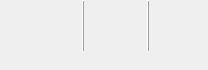
<?xml version="1.0" encoding="UTF-8"?>
<ui version="4.0">
 <class>DefaultToolArrangeWidget</class>
 <widget class="QWidget" name="DefaultToolArrangeWidget">
  <property name="geometry">
   <rect>
    <x>0</x>
    <y>0</y>
    <width>208</width>
    <height>70</height>
   </rect>
  </property>
  <property name="sizePolicy">
   <sizepolicy hsizetype="Preferred" vsizetype="Fixed">
    <horstretch>0</horstretch>
    <verstretch>0</verstretch>
   </sizepolicy>
  </property>
  <layout class="QGridLayout" name="gridLayout_4">
   <property name="margin">
    <number>0</number>
   </property>
   <item row="0" column="0">
    <layout class="QGridLayout" name="gridLayout">
     <property name="horizontalSpacing">
      <number>2</number>
     </property>
     <item row="0" column="0">
      <widget class="QToolButton" name="leftAlign">
       <property name="text">
        <string/>
       </property>
       <property name="autoRaise"><bool>true</bool></property>
      </widget>
     </item>
     <item row="0" column="1">
      <widget class="QToolButton" name="hCenterAlign">
       <property name="text">
        <string/>
       </property>
       <property name="autoRaise"><bool>true</bool></property>
      </widget>
     </item>
     <item row="0" column="2">
      <widget class="QToolButton" name="rightAlign">
       <property name="text">
        <string/>
       </property>
       <property name="autoRaise"><bool>true</bool></property>
      </widget>
     </item>
     <item row="1" column="0">
      <widget class="QToolButton" name="topAlign">
       <property name="text">
        <string/>
       </property>
       <property name="autoRaise"><bool>true</bool></property>
      </widget>
     </item>
     <item row="1" column="1">
      <widget class="QToolButton" name="vCenterAlign">
       <property name="text">
        <string/>
       </property>
       <property name="autoRaise"><bool>true</bool></property>
      </widget>
     </item>
     <item row="1" column="2">
      <widget class="QToolButton" name="bottomAlign">
       <property name="text">
        <string/>
       </property>
       <property name="autoRaise"><bool>true</bool></property>
      </widget>
     </item>
    </layout>
   </item>
   <item row="0" column="1">
    <widget class="QFrame" name="frame">
     <property name="frameShape">
      <enum>QFrame::VLine</enum>
     </property>
     <property name="frameShadow">
      <enum>QFrame::Raised</enum>
     </property>
    </widget>
   </item>
   <item row="0" column="2">
    <layout class="QGridLayout" name="gridLayout_2">
     <property name="horizontalSpacing">
      <number>2</number>
     </property>
     <item row="0" column="0">
      <widget class="QToolButton" name="bringToFront">
       <property name="text">
        <string/>
       </property>
       <property name="autoRaise"><bool>true</bool></property>
      </widget>
     </item>
     <item row="0" column="1">
      <widget class="QToolButton" name="raiseLevel">
       <property name="text">
        <string/>
       </property>
       <property name="autoRaise"><bool>true</bool></property>
      </widget>
     </item>
     <item row="1" column="0">
      <widget class="QToolButton" name="sendBack">
       <property name="text">
        <string/>
       </property>
       <property name="autoRaise"><bool>true</bool></property>
      </widget>
     </item>
     <item row="1" column="1">
      <widget class="QToolButton" name="lowerLevel">
       <property name="text">
        <string/>
       </property>
       <property name="autoRaise"><bool>true</bool></property>
      </widget>
     </item>
    </layout>
   </item>
   <item row="0" column="3">
    <widget class="QFrame" name="frame_2">
     <property name="frameShape">
      <enum>QFrame::VLine</enum>
     </property>
     <property name="frameShadow">
      <enum>QFrame::Raised</enum>
     </property>
    </widget>
   </item>
   <item row="0" column="4">
    <layout class="QGridLayout" name="gridLayout_3">
     <property name="horizontalSpacing">
      <number>2</number>
     </property>
     <item row="1" column="0">
      <widget class="QToolButton" name="ungroup">
       <property name="text">
        <string/>
       </property>
       <property name="autoRaise"><bool>true</bool></property>
      </widget>
     </item>
     <item row="0" column="0">
      <widget class="QToolButton" name="group">
       <property name="text">
        <string/>
       </property>
       <property name="autoRaise"><bool>true</bool></property>
      </widget>
     </item>
    </layout>
   </item>
   <item row="0" column="5">
    <spacer name="horizontalSpacer">
     <property name="orientation">
      <enum>Qt::Horizontal</enum>
     </property>
     <property name="sizeType">
      <enum>QSizePolicy::Expanding</enum>
     </property>
     <property name="sizeHint" stdset="0">
      <size>
       <width>0</width>
       <height>0</height>
      </size>
     </property>
    </spacer>
   </item>
   <item row="1" column="0">
    <widget class="QWidget" name="SpecialSpacer" native="true">
     <property name="sizePolicy">
      <sizepolicy hsizetype="Preferred" vsizetype="Expanding">
       <horstretch>0</horstretch>
       <verstretch>0</verstretch>
      </sizepolicy>
     </property>
    </widget>
   </item>
  </layout>
 </widget>
 <resources/>
 <connections/>
</ui>
